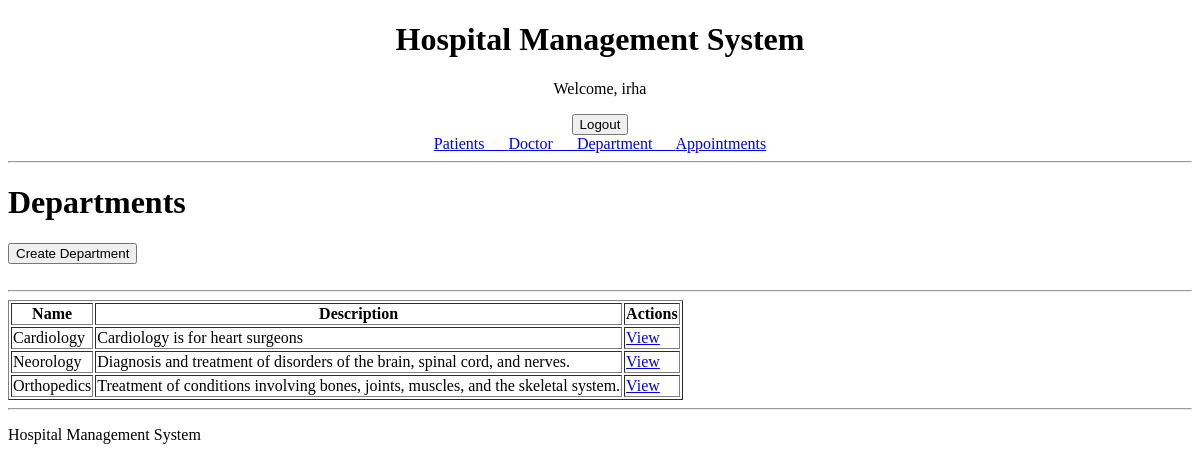
The page /department/ (signed in) on the database as committed earlier.
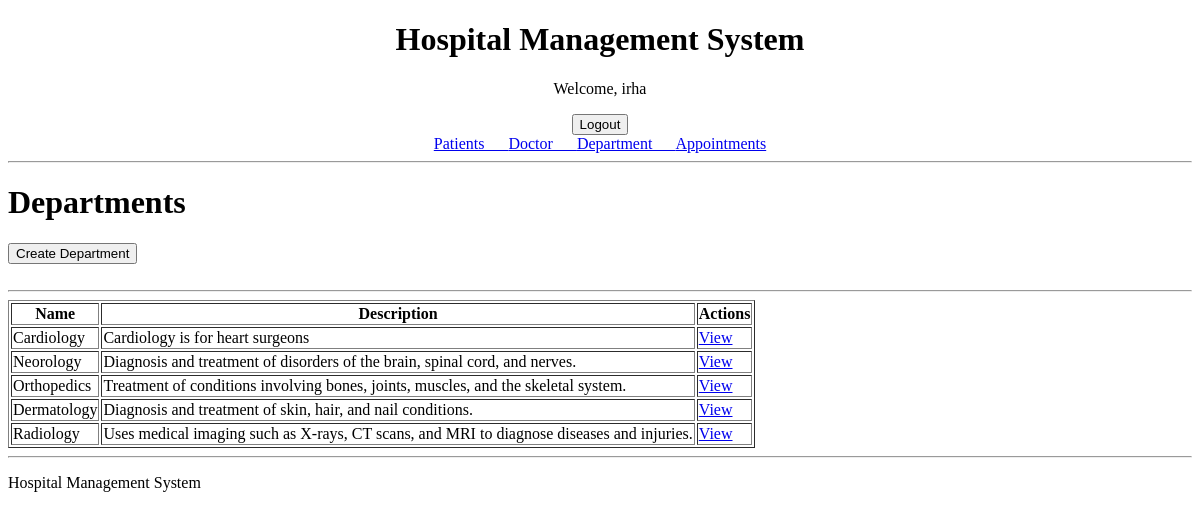
The same page on the database as committed later.
### department/models.py (models this page shows, shortened)
class Department(models.Model):
    id = models.AutoField(primary_key=True)
    department_name = models.CharField(max_length=100)
    department_description = models.TextField()

### department/views.py (the view)
# urls.py: path('', views.DepartmentListView.as_view(), name='department_list'),
class DepartmentListView(LoginRequiredMixin,ListView):
    model = Department
    context_object_name = 'departments'
    template_name = 'department/department_list.html'

### department/templates/department/department_list.html (shortened to what this page needs)
{% extends "base.html" %}
{% block content %}
<h1>Departments</h1>
<a href="{% url 'department_create' %}">
    <button>Create Department</button>
</a>
<br>
<br>
<hr>
<table border="1">
    <tr>
        <th>Name</th>
        <th>Description</th>
        <th>Actions</th>
    </tr>
    {% for department in departments %}
    <tr>
        <td>
            {{ department.department_name }}
        </td>
        <td>
            {{ department.department_description }}
        </td>
        <td>
            <a href="{% url 'department_detail' department.id %}">
                View
            </a>
        </td>
    </tr>
    {% endfor %}
</table>
{% endblock %}

Rows that differ between the two databases and show on the page:
added Department: department_name "Dermatology", department_description "Diagnosis and treatment of skin, hair, and nail conditions."
added Department: department_name "Radiology", department_description "Uses medical imaging such as X-rays, CT scans, and MRI to diagnose diseases and injuries."
